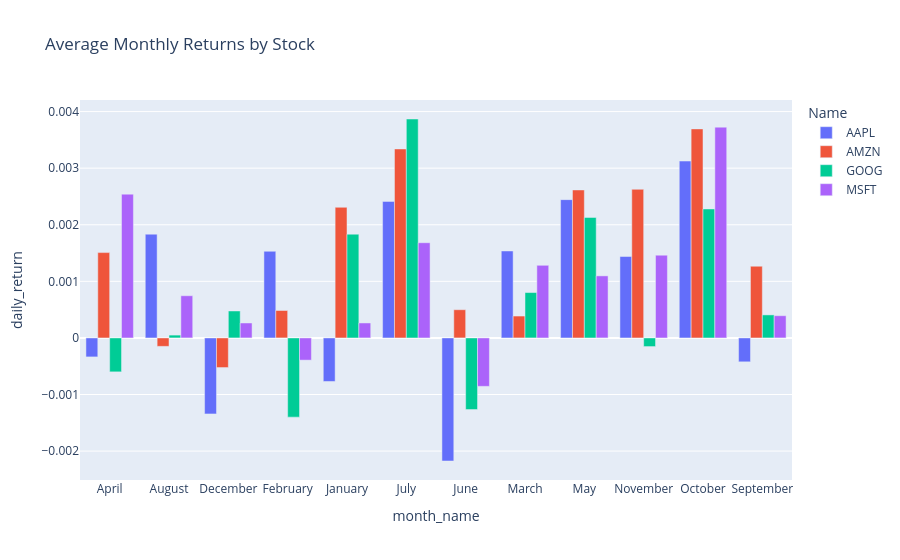

Notebook code cell kept with this figure:
### Code cell
px.bar(monthly_returns,
       x =  "month_name",
       y = "daily_return",
       color = "Name",
       barmode = "group",
       title = "Average Monthly Returns by Stock")

### Figure 1 — Plotly figure (JSON) as saved in the notebook; plotly's stock layout.template omitted (floating-point values rounded to 4 significant figures)
{"data": [{"alignmentgroup": "True", "hovertemplate": "Name=AAPL<br>month_name=%{x}<br>daily_return=%{y}<extra></extra>", "legendgroup": "AAPL", "marker": {"color": "#636efa", "pattern": {"shape": ""}}, "name": "AAPL", "offsetgroup": "AAPL", "orientation": "v", "showlegend": true, "textposition": "auto", "type": "bar", "x": ["April", "August", "December", "February", "January", "July", "June", "March", "May", "November", "October", "September"], "xaxis": "x", "y": [-0.0003355, 0.001834, -0.001343, 0.001532, -0.0007696, 0.002413, -0.002175, 0.001537, 0.002444, 0.001438, 0.003126, -0.0004226], "yaxis": "y"}, {"alignmentgroup": "True", "hovertemplate": "Name=AMZN<br>month_name=%{x}<br>daily_return=%{y}<extra></extra>", "legendgroup": "AMZN", "marker": {"color": "#EF553B", "pattern": {"shape": ""}}, "name": "AMZN", "offsetgroup": "AMZN", "orientation": "v", "showlegend": true, "textposition": "auto", "type": "bar", "x": ["April", "August", "December", "February", "January", "July", "June", "March", "May", "November", "October", "September"], "xaxis": "x", "y": [0.001508, -0.0001491, -0.0005235, 0.0004849, 0.002309, 0.00334, 0.0004986, 0.0003869, 0.002615, 0.002627, 0.003694, 0.001267], "yaxis": "y"}, {"alignmentgroup": "True", "hovertemplate": "Name=GOOG<br>month_name=%{x}<br>daily_return=%{y}<extra></extra>", "legendgroup": "GOOG", "marker": {"color": "#00cc96", "pattern": {"shape": ""}}, "name": "GOOG", "offsetgroup": "GOOG", "orientation": "v", "showlegend": true, "textposition": "auto", "type": "bar", "x": ["April", "August", "December", "February", "January", "July", "June", "March", "May", "November", "October", "September"], "xaxis": "x", "y": [-0.0005998, 4.987e-05, 0.0004764, -0.0014, 0.001834, 0.003869, -0.001266, 0.0008019, 0.002129, -0.0001527, 0.00228, 0.0004069], "yaxis": "y"}, {"alignmentgroup": "True", "hovertemplate": "Name=MSFT<br>month_name=%{x}<br>daily_return=%{y}<extra></extra>", "legendgroup": "MSFT", "marker": {"color": "#ab63fa", "pattern": {"shape": ""}}, "name": "MSFT", "offsetgroup": "MSFT", "orientation": "v", "showlegend": true, "textposition": "auto", "type": "bar", "x": ["April", "August", "December", "February", "January", "July", "June", "March", "May", "November", "October", "September"], "xaxis": "x", "y": [0.002541, 0.0007456, 0.0002643, -0.0003928, 0.0002644, 0.001683, -0.0008558, 0.001282, 0.001097, 0.001463, 0.003725, 0.0003926], "yaxis": "y"}], "layout": {"barmode": "group", "legend": {"title": {"text": "Name"}, "tracegroupgap": 0}, "title": {"text": "Average Monthly Returns by Stock"}, "xaxis": {"anchor": "y", "domain": [0, 1], "title": {"text": "month_name"}}, "yaxis": {"anchor": "x", "domain": [0, 1], "title": {"text": "daily_return"}}}}
